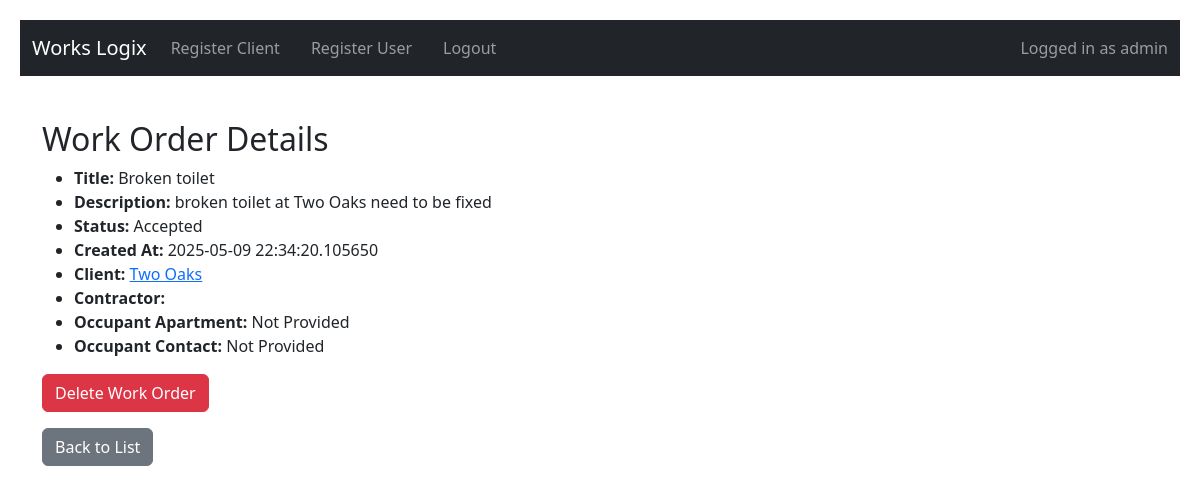
/work-orders/2 (signed in), run on an earlier commit of the app's database.
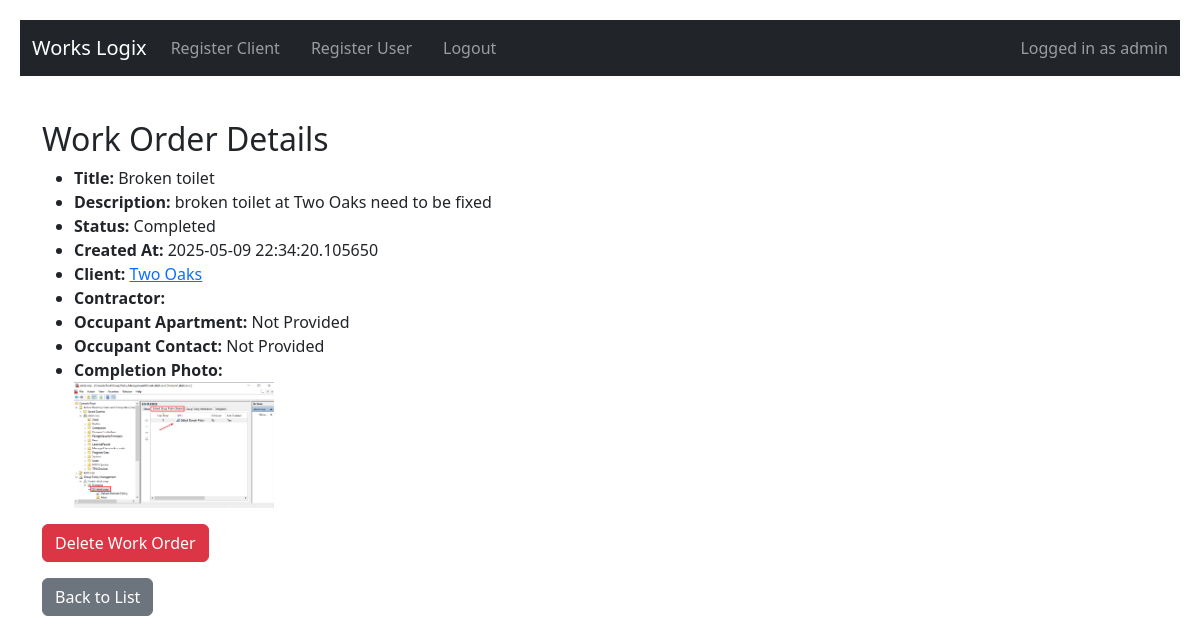
And on a later commit of the database.
### app/models.py (models this page shows, shortened)
class User(UserMixin, db.Model):
    id = db.Column(db.Integer, primary_key=True)
    username = db.Column(db.String(64), nullable=False)
    email = db.Column(db.String(120), unique=True, nullable=False)
    password_hash = db.Column(db.String(128), nullable=False)
    role = db.Column(SQLAlchemyEnum(UserRole), nullable=False)

class WorkOrder(db.Model):
    id = db.Column(db.Integer, primary_key=True)
    title = db.Column(db.String(100), nullable=False)
    description = db.Column(db.Text, nullable=False)
    status = db.Column(SQLAlchemyEnum(WorkOrderStatus), default=WorkOrderStatus.OPEN, nullable=False)
    created_by = db.Column(db.String(100), nullable=False)
    status = db.Column(db.String(20), default='Open')
    created_at = db.Column(db.DateTime, default=datetime.utcnow)
    client_id = db.Column(db.Integer, db.ForeignKey('client.id'))
    contractor_id = db.Column(db.Integer, db.ForeignKey('user.id'), nullable=True)
    contractor = db.relationship("User", backref="accepted_work_orders")
    rejected_by = db.Column(db.Integer, nullable=True)
    completion_photo = db.Column(db.String(200), nullable=True)
    occupant_apartment = db.Column(db.String(120))
    occupant_contact = db.Column(db.String(120))
    client = db.relationship('Client', backref='work_orders')
    contractor = db.relationship('User', foreign_keys=[contractor_id])

class Client(db.Model):
    id = db.Column(db.Integer, primary_key=True)
    name = db.Column(db.String(100), nullable=False)
    address = db.Column(db.String(200), nullable=False)
    registration_number = db.Column(db.String(50), nullable=False)
    year_built = db.Column(db.Integer, nullable=False)
    number_of_units = db.Column(db.Integer, nullable=False)

### app/routes.py (the view)
@routes_bp.route('/work-orders/<int:order_id>')
@login_required
def work_order_detail(order_id):
    order = WorkOrder.query.get_or_404(order_id)
    return render_template('work_order_detail.html', order=order)

### app/__init__.py (called while the page is built)
@login_manager.user_loader
def load_user(user_id):
    return User.query.get(int(user_id))

def create_app():
    app = Flask(__name__)
    app.config.from_object(Config)
    db.init_app(app)
    login_manager.init_app(app)
    Migrate(app, db)
    from app.routes import routes_bp
    from app.auth import auth_bp
    app.register_blueprint(routes_bp)
    app.register_blueprint(auth_bp)
    @app.context_processor
    def inject_roles():
        return {
            'ROLE_ADMIN': UserRole.ADMIN.value,
            'ROLE_MANAGER': UserRole.MANAGER.value,
            'ROLE_CONTRACTOR': UserRole.CONTRACTOR.value
        }
    @app.context_processor
    def inject_roles():
        return {
            'ROLE_ADMIN': UserRole.ADMIN.value,
            'ROLE_MANAGER': UserRole.MANAGER.value,
            'ROLE_CONTRACTOR': UserRole.CONTRACTOR.value
        }
    return app

### app/templates/work_order_detail.html (shortened to what this page needs)
{% extends 'base.html' %}
{% block content %}
<h2>Work Order Details</h2>
<ul>
  <li><strong>Title:</strong> {{ order.title }}</li>
  <li><strong>Description:</strong> {{ order.description }}</li>
  <li><strong>Status:</strong> {{ order.status }}</li>
  <li><strong>Created At:</strong> {{ order.created_at }}</li>
  <li><strong>Client:</strong>
    <a href="{{ url_for('routes.client_detail', client_id=order.client.id) }}">
      {{ order.client.name }}
    </a>
  </li>
  <li><strong>Contractor:</strong>
  </li>
  <li><strong>Occupant Apartment:</strong> {{ order.occupant_apartment or 'Not Provided' }}</li>
  <li><strong>Occupant Contact:</strong> {{ order.occupant_contact or 'Not Provided' }}</li>
  {% if order.completion_photo %}
    <li><strong>Completion Photo:</strong><br><img src="{{ url_for('static', filename='uploads/' ~ order.completion_photo) }}" width="200"></li>
  {% endif %}
</ul>
<form action="{{ url_for('routes.delete_work_order', order_id=order.id) }}" method="post" style="margin-top:10px;">
  <button class="btn btn-danger" onclick="return confirm('Delete this work order?')">Delete Work Order</button>
</form>
<a href="{{ url_for('routes.work_orders') }}" class="btn btn-secondary mt-3">Back to List</a>
{% endblock %}

### app/templates/base.html (shortened to what this page needs)
<!DOCTYPE html>
<html lang="en">
<head>
  <link rel="stylesheet" href="{{ url_for('static', filename='css/style.css') }}">
  <link href="https://cdn.jsdelivr.net/npm/bootstrap@5.3.3/dist/css/bootstrap.min.css" rel="stylesheet">
</head>
<body>
  <nav class="navbar navbar-expand-lg navbar-dark bg-dark">
    <div class="container-fluid">
      <a class="navbar-brand" href="{{ url_for('routes.home') }}">Works Logix</a>
      <div class="collapse navbar-collapse" id="navbarNav">
        <ul class="navbar-nav me-auto mb-2 mb-lg-0">
          {% if current_user.is_authenticated %}
          {% if current_user.role.value == ROLE_ADMIN %}
              <li class="nav-item">
                <a class="nav-link" href="{{ url_for('routes.register_client') }}">Register Client</a>
              </li>
              <li class="nav-item">
                <a class="nav-link" href="{{ url_for('auth.register') }}">Register User</a>
              </li>
              {% elif current_user.role.value == ROLE_CONTRACTOR %}
              <li class="nav-item">
                <a class="nav-link" href="{{ url_for('routes.home') }}">View Work Orders</a>
              </li>
            {% endif %}
          {% endif %}
          {% if current_user.is_authenticated %}
            <li class="nav-item">
              <a class="nav-link" href="{{ url_for('auth.logout') }}">Logout</a>
            </li>
          {% endif %}
        </ul>
        {% if current_user.is_authenticated %}
          <span class="navbar-text ms-auto">
            Logged in as {{ current_user.username }}
          </span>
        {% endif %}
      </div>
    </div>
  </nav>
  {% if current_user.is_authenticated %}
  <p class="text-end text-white me-3">Logged in as {{ current_user.username }} ({{ current_user.role }})</p>
  {% endif %}
  <div class="container">
    {% block content %}{% endblock %}
  </div>
</body>
</html>

### app/static/css/style.css (style rules this page uses)
body { font-family: Arial, sans-serif; padding: 20px; background-color: #f6f6f6; }
nav a { margin-right: 15px; text-decoration: none; }
.container { margin-top: 20px; }

What changed in the data, as far as the page shows it:
changed WorkOrder "Broken toilet": status "Accepted" → "Completed"; completion_photo: picture added
Also different on the page:
text now shown: "Completion Photo:"
